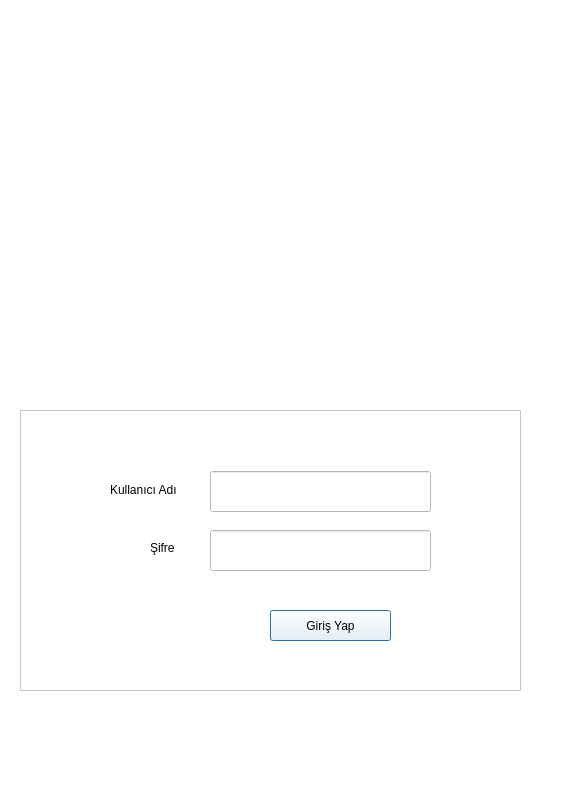
<?xml version="1.0" encoding="UTF-8"?>
<ui version="4.0">
 <class>Anasayfa</class>
 <widget class="QDialog" name="Anasayfa">
  <property name="geometry">
   <rect>
    <x>0</x>
    <y>0</y>
    <width>564</width>
    <height>803</height>
   </rect>
  </property>
  <property name="sizePolicy">
   <sizepolicy hsizetype="Fixed" vsizetype="Fixed">
    <horstretch>0</horstretch>
    <verstretch>0</verstretch>
   </sizepolicy>
  </property>
  <property name="font">
   <font>
    <family>MS Shell Dlg 2</family>
    <pointsize>8</pointsize>
    <weight>50</weight>
    <italic>false</italic>
    <bold>false</bold>
   </font>
  </property>
  <property name="windowTitle">
   <string>Giriş Sayfası</string>
  </property>
  <property name="accessibleDescription">
   <string/>
  </property>
  <property name="styleSheet">
   <string notr="true">background-color: rgb(255, 255, 255);</string>
  </property>
  <widget class="QLabel" name="label">
   <property name="geometry">
    <rect>
     <x>20</x>
     <y>10</y>
     <width>441</width>
     <height>361</height>
    </rect>
   </property>
   <property name="styleSheet">
    <string notr="true">background-image: url(:/newPrefix/grc/2.png);</string>
   </property>
   <property name="text">
    <string/>
   </property>
  </widget>
  <widget class="QFrame" name="frame">
   <property name="geometry">
    <rect>
     <x>20</x>
     <y>410</y>
     <width>501</width>
     <height>281</height>
    </rect>
   </property>
   <property name="styleSheet">
    <string notr="true"/>
   </property>
   <property name="frameShape">
    <enum>QFrame::StyledPanel</enum>
   </property>
   <property name="frameShadow">
    <enum>QFrame::Raised</enum>
   </property>
   <widget class="QLabel" name="label_3">
    <property name="geometry">
     <rect>
      <x>90</x>
      <y>70</y>
      <width>81</width>
      <height>20</height>
     </rect>
    </property>
    <property name="text">
     <string>Kullanıcı Adı</string>
    </property>
   </widget>
   <widget class="QLabel" name="label_4">
    <property name="geometry">
     <rect>
      <x>130</x>
      <y>130</y>
      <width>31</width>
      <height>16</height>
     </rect>
    </property>
    <property name="text">
     <string>Şifre</string>
    </property>
   </widget>
   <widget class="QLineEdit" name="giris_adi_input">
    <property name="geometry">
     <rect>
      <x>190</x>
      <y>61</y>
      <width>221</width>
      <height>41</height>
     </rect>
    </property>
   </widget>
   <widget class="QLineEdit" name="giris_sifre_input">
    <property name="geometry">
     <rect>
      <x>190</x>
      <y>120</y>
      <width>221</width>
      <height>41</height>
     </rect>
    </property>
    <property name="echoMode">
     <enum>QLineEdit::Password</enum>
    </property>
   </widget>
   <widget class="QPushButton" name="giris_yap_btn">
    <property name="geometry">
     <rect>
      <x>250</x>
      <y>200</y>
      <width>121</width>
      <height>31</height>
     </rect>
    </property>
    <property name="text">
     <string>Giriş Yap</string>
    </property>
    <property name="checkable">
     <bool>false</bool>
    </property>
   </widget>
  </widget>
 </widget>
 <resources>
  <include location="../../../odev/xy.qrc"/>
  <include location="xy.qrc"/>
 </resources>
 <connections/>
</ui>
